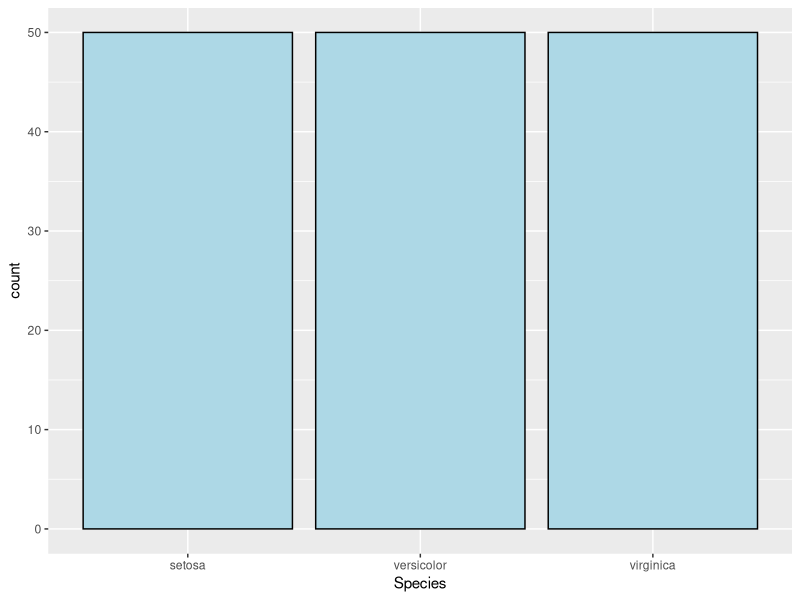
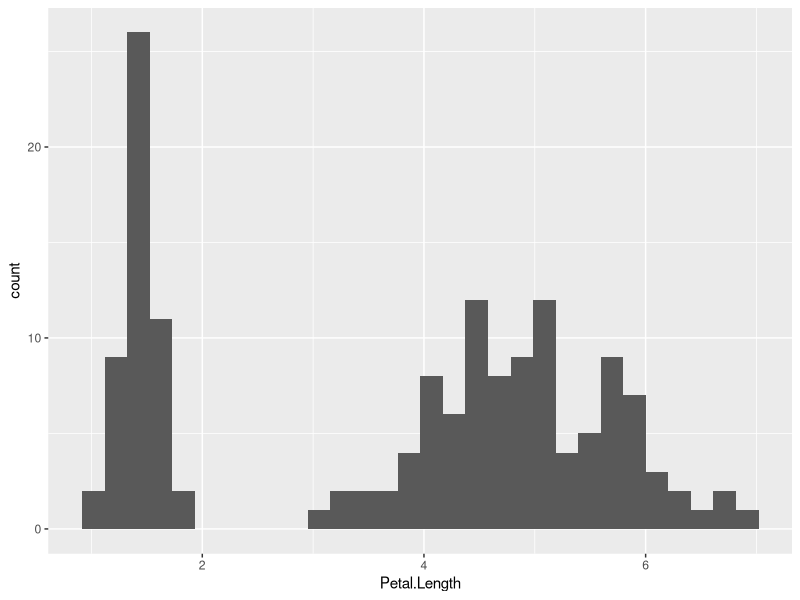
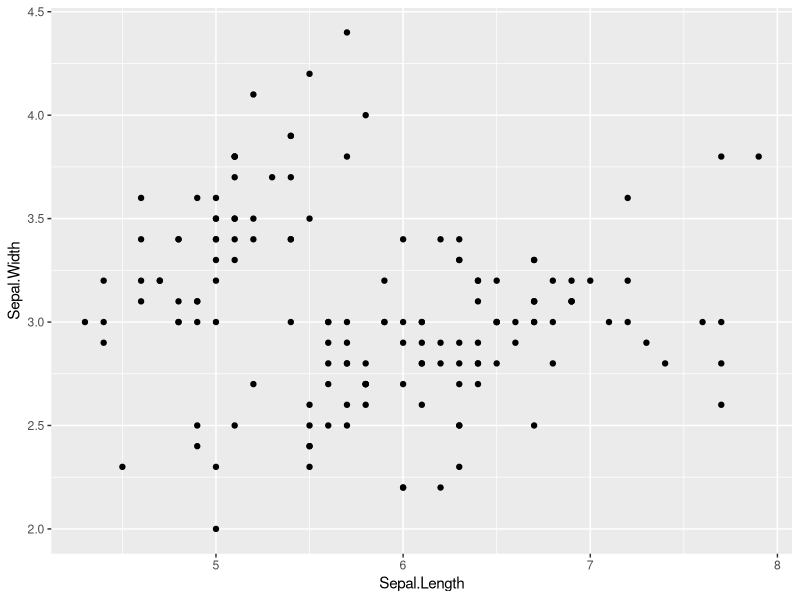
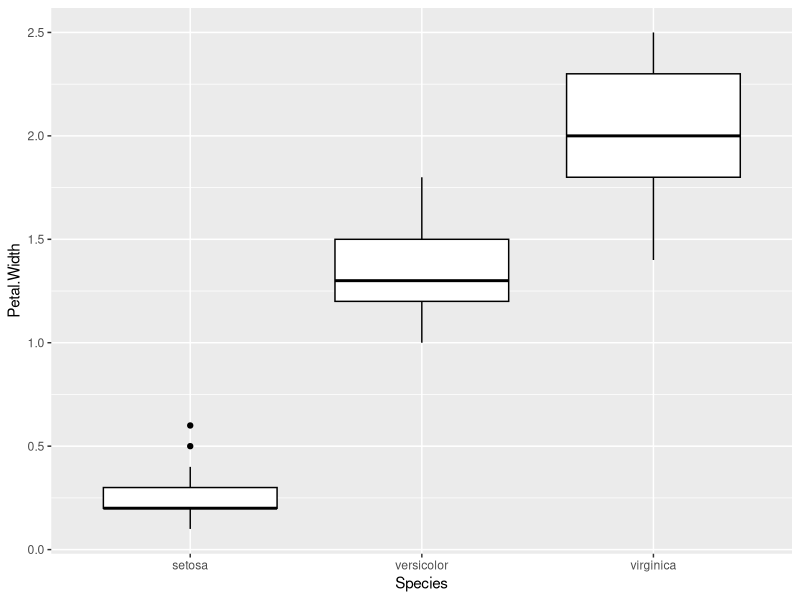

Write R code to recreate these figures, in order.
library(ggplot2)

#單變數:類別型
ggplot(data = iris,aes(x= Species)) + geom_bar(fill = "lightblue", colour = "black")
                                              

#單變數:連續型
ggplot(data = iris,aes(x = Petal.Length)) + geom_histogram()

#雙變數:連續V.S.連續
ggplot(data = iris,aes(x = Sepal.Length, y = Sepal.Width)) + geom_point()

#雙變數:離散V.S.連續
ggplot(iris,aes(x = Species, y = Petal.Width)) + geom_boxplot(colour = "black")






